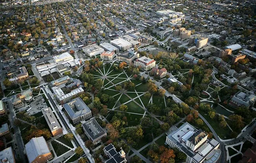
#> input picture target.png, 256 x 163 px, shrunk from 660 x 421 before the run
$ jupyter execute hessick_4_HW6.ipynb
#> lines starting #> are read from the running program, lines starting #| are printed output that depends on the picture
# CSE 5524 Computer Vision
## Homework Assignment #6
### Points: 16

## Steps to follow before starting on any homework

As a first step before starting on this homework, please save a copy of the provided HW6.ipynb by clicking on File -> Save Notebook As and then using the following file naming convention: lastname_OSUdotNumber_HW6.ipynb (for example: davis_1719_HW6.ipynb) for saving your Notebook file, which you will be working on and submitting for each homework.

Add your name and email by double clicking this cell and editing it.
### Name: Ethan Hessick
### OSU Email: hessick.4@osu.edu

After editing the cell you can run it by pressing the Shift key + Return key.

## Required Python Packages for Homework 6
1. Numpy (Installation documentation: [https://numpy.org/install/](https://numpy.org/install/))
2. MatPlotLib (Installation documentation: [https://matplotlib.org/stable/index.html#](https://matplotlib.org/stable/index.html#))
3. scikit-image (Installation documentation: [https://scikit-image.org/docs/stable/install.html](https://scikit-image.org/docs/stable/install.html))
4. SciPy (Installation documentation: [https://scikit-image.org/docs/stable/install.html](https://scikit-image.org/docs/stable/install.html))
5. math (Preinstalled Python package)
5. glob (Preinstalled Python package)

Note: Remember to restart your Notebook kernel by clicking on Kernel -> Restart Kernel... after installing any new packages in order to use the newly installed packages.

[cell 1]
# Ensure you have already installed the required packages
# and then run this cell (Shift+Return)
import matplotlib.pyplot as plt
import matplotlib.patches as patches
import numpy as np
import math
from scipy import ndimage
import scipy
import skimage
import skimage.morphology as morph
import glob

## 1)	Covariance Tracking [6 pts]

###  Use the covariance matching technique to find the correct match in the color image provided (target.png) to the model covariance matrix (of <x,y,R,G,B> features) given below (notice x,y here maps to col,row!)

### i. Test all possible 1-pixel overlapping windows (each of size 50 rows by 60 columns, with the upperleft-corner as the window origin) in the image with the given model. Note that the given covariance matrix is biased (normalized with 1/(M*N)), and NumPy’s cov function is unbiased by default using 1/(M*N-1), so call np.cov() with the parameter bias=True to make it consistent (biased).

### ii. Save the match distance for each box location in the image at each pixel location (for the origin of the window).

### iii. Plot/display a bounding box of the best matching window over the original image and also generate the match-distance heatmap-image using the saved match distance for each box location's origin pixel (upperleft-corner).

### iv. Report the (x,y) location of the best match distance for the best candidate.

### Notes: Leave the image with colors ranging 0-255 (do not scale/normalize the colors). Make sure not to take a log() of zero at any time!

[cell 2]
# Model covariance matrix with the <x,y,R,G,B> features
# (Note: x,y maps to col, row indices)
modelCovMatrix =\
np.array([[ 299.91666667, 0., 155.78016667, 91.14116667, 59.89516667],
[0., 208.25, -217.88783333, -190.02383333, -191.2815],
[155.78016667, -217.88783333, 3466.94698122, 3276.98432033, 3271.54424789],
[91.14116667, -190.02383333, 3276.98432033, 3271.56165767, 3296.09812033],
[59.89516667, -191.2815 , 3271.54424789, 3296.09812033, 3471.96084789]])

[cell 3]
# Enter your code below
# load the image
targetImg = skimage.io.imread('target.png')
#> targetImg is the input picture: shape (163, 256, 3); mean R, G, B 78.3, 82.4, 75.5

maxRow = targetImg.shape[0] # get size of image
#> maxRow = 163
maxCol = targetImg.shape[1]
#> maxCol = 256

# create matrix of x, y, RGBs
rasterizedTargetImg = np.zeros([maxCol*maxRow, 5])
for row in range(0, maxRow):
    for col in range(0, maxCol): # for each pixel in the array
        index = row*maxCol + col
        rasterizedTargetImg[index] = [col, row, targetImg[row][col][0], targetImg[row][col][1], targetImg[row][col][2]]

# print(rasterizedTargetImg)

# create array to store distances
matchDists = np.zeros([maxRow-49, maxCol-59])

# i - Test all possible 1 pixel overlapping windows
for row in range(0, maxRow-49):
    for col in range(0, maxCol-59): # for each pixel in the array

        # ensure pixels will be inbounds
        maxBoxRow = row+50
        maxBoxCol = col+60
        indicies = [r*maxCol + c for r in range(row, maxBoxRow) for c in range(col, maxBoxCol)]
        thisMatrix = rasterizedTargetImg[indicies] # Get subsection of rasterized image for the window
        # print(thisMatrix)

        # ii - Save match distance for each pixel location
        # calculate covariance matrix
        thisCov = np.cov(thisMatrix.T, bias=True)
        # print(thisCov.shape)

        # find generalized eigenvalues
        theseEigs = scipy.linalg.eigvals(modelCovMatrix, thisCov)
        theseEigs = np.real(theseEigs)
        # print(theseEigs)

        # find distance
        nonzero = 1e-10
        thisDist = np.sqrt(np.sum(np.log(theseEigs + nonzero)**2))
        matchDists[row,col] = thisDist
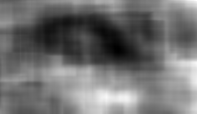
#> matchDists: shape (114, 197) float64; min 0.976, max 2.63, mean 1.7; drawn with min black and max white

# print(thisMatrix)
# print(matchDists)

# iv - Report the origin for the smallest distance
origin = np.argmin(matchDists) # use argmin to get minimum index
#> origin = 9771
origin_colRow = [np.floor(origin / matchDists.shape[1]).astype('int'), origin%matchDists.shape[1]] # have to convert to 2d coordinates - wish built in function did this!
#> origin_colRow = [49, 118]
origin_xy = [origin_colRow[1], origin_colRow[0]] # have to flip since [x,y] is opposite order as [row,col]
#> origin_xy = [118, 49]
print(f'The origin for the bounding box with the smallest match distance ({matchDists[origin_colRow[0],origin_colRow[1]]:0.3f}) from the model is pixel {origin_xy}.') # print to screen
#| The origin for the bounding box with the smallest match distance (0.976) from the model is pixel [118, 49].
# print(np.min(matchDists), '=', matchDists[origin_coords[0],origin_coords[1]], '?') # testing

# iii - Show a bounding box over the best match window over the original image
fig, ax = plt.subplots()
ax.imshow(targetImg) # print image
bounding_box = patches.Rectangle(origin_xy, 60, 50, linewidth=2, facecolor='none', edgecolor='r') # make bounding box patch
ax.add_patch(bounding_box) # print bounding box
ax.set_title('Original Image with Bounding Box Overlayed')
plt.show()
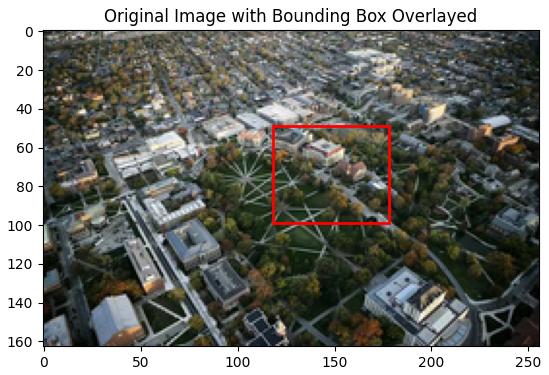
#> figure drawn by matplotlib, 1 panel

# iii - Generate a heatmap-image for each pixel using its distance from the given covMatrix
plt.imshow(matchDists, cmap='hot_r') # print heat map
plt.title('Heatmap for Match Distance between \nPatch and The Model')
plt.ylabel('Origin Row Coordinate')
plt.xlabel('Origin Column Coordinate')
plt.colorbar()

plt.show()
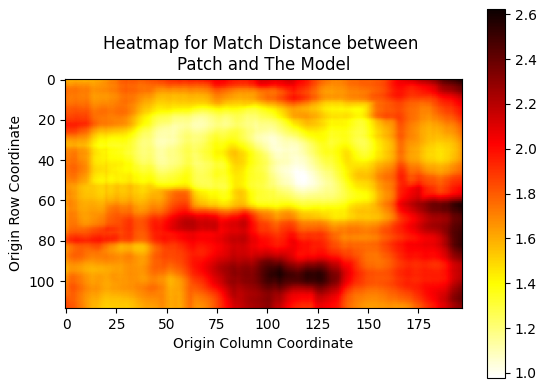
#> figure drawn by matplotlib, 2 panels

### Discussion
The covariance tracking algorithm selected a building on campus (I believe Mendenhall Hall).
The heatmap shows that there are a few other areas where the match distance has local minima. I used a reverse heat map, so the bright regions show lower patch distances (closer to the model, more likely to be the match). There are a similar regions on this image with buildings that have similar orientations, so it makes sense that other areas in the image would also have local mins for the patch distance. I think it would be interesting to test for other patches in this image (like other buildings, or areas of the oval) to see how well the model is able to recognize other specific regions well.

## Mean-Shift:

## 2)	Create a function to extract a feature vector for each pixel in a circular neighborhood (< radius) around a given (x,y) location for a given image. For each pixel, use the same format to return as used above (<xi,yi,R,G,B>). That is, X should be a Kx5 matrix, where each row is for one of the pixels in the neighborhood. Assume that the (x,y) passed into the function are real (non-integer) values, and do NOT round them in the function for computation of the neighborhood. [2 pts]

[cell 4]
# Define a function to extract a feature vector for
# each pixel in a circular neighborhood
# Inputs: img: Input image, x,y: real valued pixel locations,
# radius: radius of circular neighborhood
# Output: Kx5 matrix, where each row is the (<xi,yi,R,G,B>)
# feature for one of the pixels in the neighborhood.

def circularNeighbors(img, x, y, radius):
    # Enter code below

    X = list()

    for row in range(0,img.shape[0]): # cycle through each pixel
            for col in range(0,img.shape[1]):
                # compute the distance from x,y
                distance = np.sqrt((row-y)**2 + (col-x)**2)

                # if the distance is within the radius, add the pixel to the list of circular neighbors
                # Dont need to center x and y coordinates here because its done in the helper colorHistogram function
                if distance < radius:
                     X.append([col, row, img[row][col][0], img[row][col][1], img[row][col][2]])
                     # print(img[row][col])

                else:
                    continue

    X = np.array(X) # convert from list to array

    return np.array(X)

## Use the following helper function provided that builds a color histogram from a neighborhood of points. The histogram (hist) returned is a bins x bins x bins color cube (RxGxB). The bins are evenly spaced. For example, if bins=4 then the pixel-value limits for each bin will be {0-63, 64-127, 128-191, 192-255}. The histogram is weighted using an Epanechnikov kernel centered at real-valued (x, y) and with bandwidth h. The returned histogram/cube is normalized and sums to 1. (This function will be used to make your model histogram “q_model” and to make the candidate test histogram “p_test”)

[cell 5]
# Function to build a color histogram from a
# neighborhood of points
def colorHistogram(X, bins, x, y, h):
    # Create empty histogram cube of size
    # bins x bins x bins
    hist = np.zeros((bins, bins, bins))
    # Calculate the size of each bin
    bin_size = math.floor(256/bins)
    for i in X:
        x0=i[0]
        y0=i[1]
        R_bin = int(np.floor(i[2]/bin_size))
        G_bin = int(np.floor(i[3]/bin_size))
        B_bin = int(np.floor(i[4]/bin_size))
        weight = (((math.sqrt(((x-x0)**2)+((y-y0)**2)))/h)**2)
        if(weight<1):
            weight = 1-weight
        else:
            weight = 0
        # print(i[2], R_bin)
        hist[R_bin,G_bin,B_bin] = hist[R_bin,G_bin,B_bin]\
                                                + weight

    hist = hist/ np.sum(hist)
    return hist

## 3)	Create a function to calculate a vector of the mean-shift weights (w), where there is a weight w_i for each pixel i in the neighborhood: [3 pts]

[cell 6]
# Define a function to calculate a vector of
# the mean-shift weights
# Inputs:
# X: Input model features,
# q_model: Model histogram,
# p_test: Candidate test histogram,
# bins: Number of bins
# Output: w: Vector of mean-shift weights

def meanshiftWeights(X, q_model, p_test, bins):
    # Enter code below
    bin_size = math.floor(256/bins)

    # store values
    w = np.zeros(X.shape[0])

    # cycle through pixels in X
    for i in range(0,X.shape[0]):

        pixel = X[i] # find this pixel
        # find this pixels bins
        R_bin = int(np.floor(pixel[2]/bin_size))
        G_bin = int(np.floor(pixel[3]/bin_size))
        B_bin = int(np.floor(pixel[4]/bin_size))

        # add sqrt(q / p) to this pixels weight
        nonzero = 1e-10
        w[i] = np.sqrt(q_model[R_bin][G_bin][B_bin] / (p_test[R_bin][G_bin][B_bin]))

    return w

### 4) Load the given images img1.jpg and img2.jpg, and use the functions above to perform mean-shift tracking. Build a model from img1 using a circular neighborhood with a radius of 40 pixels centered at (x0,y0) = (290.0, 195.0) and a color histogram of size 16x16x16 (cube). Use the provided helper function to build the weighted cube histogram using an Epanechnikov kernel with bandwidth h = 25. Run 25 iterations of mean-shift tracking on img2. DO NOT ROUND coordinates or values at any time! Report the final (x, y) location (DO NOT ROUND) and Euclidean distance between the last two iterations (see Step 4 on the Algorithm slide). [4 pts]

[cell 7]
# Enter code below

# Load the given images
img1 = skimage.io.imread('img1.jpg')
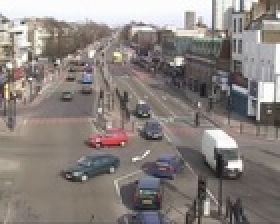
#> input picture img1.jpg, 140 x 112 px, shrunk from 360 x 288 before the run (shown 2 times larger)
#> img1 is the input picture: shape (112, 140, 3); mean R, G, B 138.1, 130.7, 127.1
img2 = skimage.io.imread('img2.jpg')
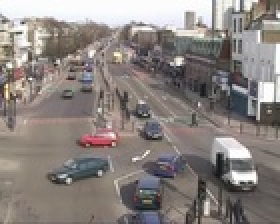
#> input picture img2.jpg, 140 x 112 px, shrunk from 360 x 288 before the run (shown 2 times larger)
#> img2 is the input picture: shape (112, 140, 3); mean R, G, B 138.7, 131.4, 127.8
# print(np.max(img1))

# Build model from img1 using a radius=40 pixel radius, centered at (290.0,195.0)
x0 = 290.0 # initialize parameters
y0 = 195.0
h = 40
bins = 16
qNeighbors = circularNeighbors(img1, x0, y0, h) # custom functions to get to matrix of neighbor pixels and RGB values then color histogram
#> after the loop in circularNeighbors, `for row in range(0,img.shape[0]):`: X = []
#> in circularNeighbors, `X = np.array(X)`: X = empty array
#> qNeighbors = empty array
# print(np.max(qNeighbors[:,2:5]))
qModel = colorHistogram(qNeighbors, bins, x0, y0, h)

# initial parameters for first round of img 2 model
x = x0
y = y0

# iterate 25 times
for iterations in range(0,25):
    # make model for img2
    pNeighbors = circularNeighbors(img2, x, y, h)
    pTest = colorHistogram(pNeighbors, bins, x, y, h)

    # find weights for this iterations
    # print(pNeighbors)
    weights = meanshiftWeights(pNeighbors, qModel, pTest, bins)
    #print(weights.shape)
    #print(weights)

    # update x,y using the weights
    weighted_xs = [pNeighbors[i][0] * weights[i] for i in range(0,weights.shape[0])]
    xNext = np.sum(weighted_xs) / np.sum(weights)

    weighted_ys = [pNeighbors[i][1] * weights[i] for i in range(0,weights.shape[0])]
    yNext = np.sum(weighted_ys) / np.sum(weights)

    distance = np.sqrt((x-xNext)**2 + (y-yNext)**2)
    x = xNext
    y = yNext

    print(f'Iteration #{iterations+1} (x,y) = ({x:0.4f} , {y:0.4f})')
#> this loop made 25 passes
#| Iteration #1 (x,y) = (nan , nan)
#| Iteration #2 (x,y) = (nan , nan)
#| Iteration #3 (x,y) = (nan , nan)
#| Iteration #4 (x,y) = (nan , nan)
#| Iteration #5 (x,y) = (nan , nan)
#| Iteration #6 (x,y) = (nan , nan)
#| Iteration #7 (x,y) = (nan , nan)
#| Iteration #8 (x,y) = (nan , nan)
#> (further printed lines are left out)

print(f'\nThe final coordinates are ({x:0.4f} , {y:0.4f}).\n\
The Euclidean Distance between the coordinates for the last mean shift iteration is {distance:0.4f} pixels.')
#| The final coordinates are (nan , nan).
#| The Euclidean Distance between the coordinates for the last mean shift iteration is nan pixels.

### 5) Display the two images with a circular boundary of radius 40 centered on the initial (x0, y0) position on img1 and the final (x,y) position on img2 resulting from 25 mean-shift iterations. Discuss the results. [1 pt]

[cell 8]
# Display the results by plotting the initial and
# final circular neighborhoods

# make subplots
fix, ax = plt.subplots(1,2,figsize=(20,20))

# plot first image
ax[0].imshow(img1)
initial_boundary = patches.Circle([x0,y0], radius=h, linewidth=2, facecolor='none', edgecolor='r')
ax[0].add_patch(initial_boundary) # print initial boundary
ax[0].set_title('Img1 with Initial Boundary')
ax[0].axis('image')

# plot second image
ax[1].imshow(img2)
final_boundary = patches.Circle([x,y], radius=h, linewidth=2, facecolor='none', edgecolor='r')
ax[1].add_patch(final_boundary) # print mean shifted boundary
ax[1].set_title('Img2 with Mean-Shift Tracked Boundary (25 iterations)')
ax[1].axis('image')

plt.show()
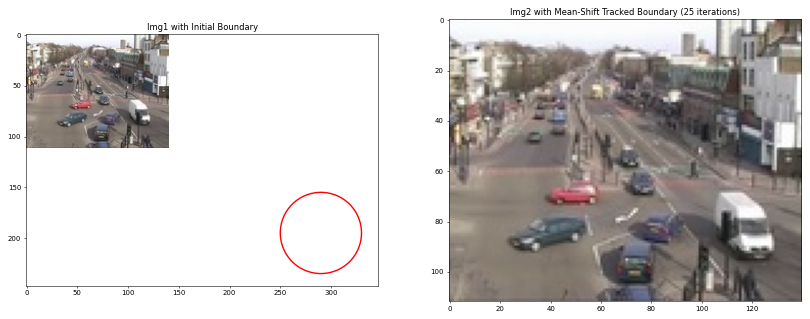
#> figure drawn by matplotlib, 2 panels
